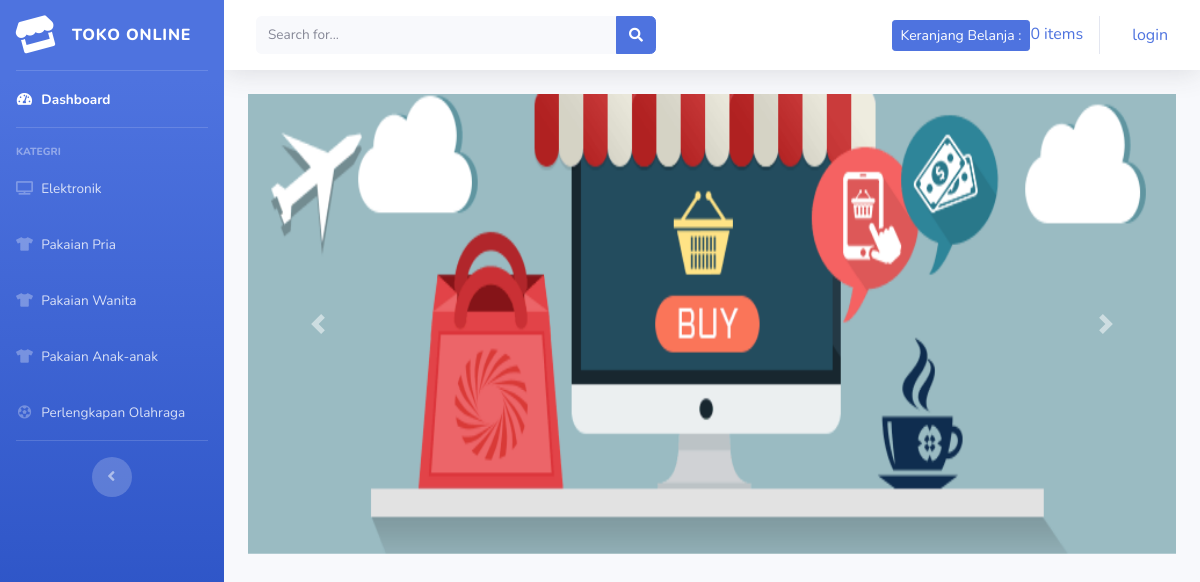
Before: /index.php/kategori/pakaian_wanita with the older database file.
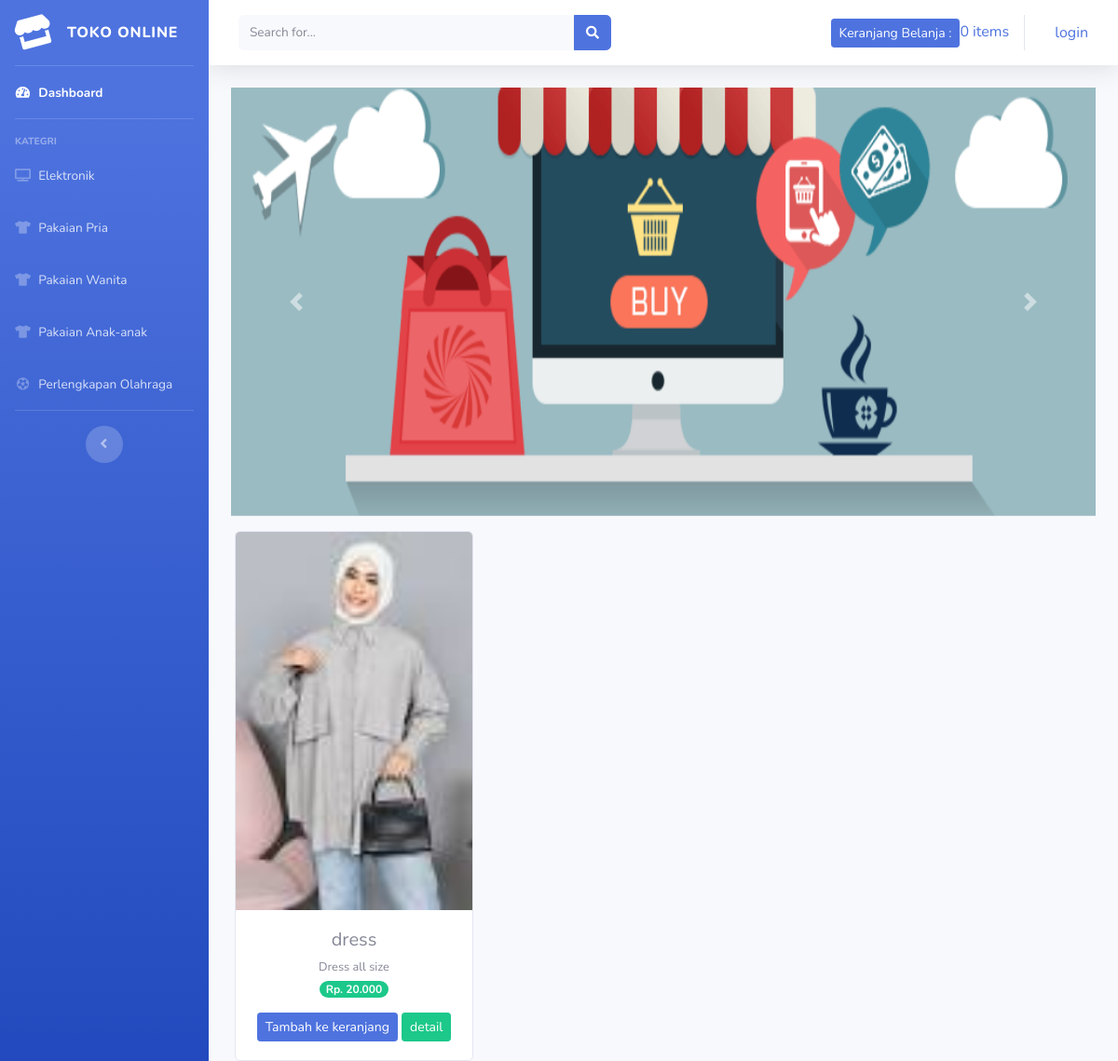
After: the same page with the newer database file.
### tables this page shows
CREATE TABLE `tb_barang` (
  `id_brg` int(11) NOT NULL,
  `nama_brg` varchar(120) NOT NULL,
  `keterangan` varchar(260) NOT NULL,
  `kategori` varchar(60) NOT NULL,
  `harga` int(11) NOT NULL,
  `stok` int(4) NOT NULL,
  `gambar` text NOT NULL
);

### application/controllers/kategori.php (called while the page is built, shortened)
<?php
class Kategori extends CI_Controller{
	public function pakaian_wanita()
	{
		$data['pakaian_wanita'] = $this->model_kategori->data_pakaian_wanita()->result();
		$this->load->view('templates/header');
		$this->load->view('templates/sidebar');
		$this->load->view('pakaian_wanita',$data);
		$this->load->view('templates/footer');
	}
}

### index.php (called while the page is built, shortened)
<?php
require_once BASEPATH.'core/CodeIgniter.php';

### application/models/model_kategori.php (called while the page is built, shortened)
<?php
class Model_kategori extends CI_Model{
	public function data_pakaian_wanita()
	{
		return $this->db->get_where("tb_barang",array('kategori'=> 'pakaian wanita'));
	}
}

### application/views/pakaian_wanita.php (the view, shortened to what this page needs)
<div class="container-fluid">
<div id="carouselExampleControls" class="carousel slide" data-ride="carousel">
  <div class="carousel-inner">
    <div class="carousel-item active">
      <img  class="d-block w-100" src="<?php echo base_url('assets/img/slider1.jpg') ?>" alt="First slide" width="800" height="460">
    </div>
  </div>
  <a class="carousel-control-prev" href="#carouselExampleControls" role="button" data-slide="prev">
    <span class="carousel-control-prev-icon" aria-hidden="true"></span>
  </a>
  <a class="carousel-control-next" href="#carouselExampleControls" role="button" data-slide="next">
    <span class="carousel-control-next-icon" aria-hidden="true"></span>
  </a>
</div>
    <div class="row text-center mt-3" >
    <?php foreach ($pakaian_wanita as $brg ):  ?>
        <div class="card ml-3" style="width: 16rem;">
            <img src="<?php echo base_url().'/uploads/'.$brg->gambar ?>" class="card-img-top" alt="...">
            <div class="card-body">
                <h5 class="card-title mb-1"><?php echo $brg->nama_brg ?></h5>
                <small><?php echo $brg->keterangan ?></small><br>
            <span class="badge badge-pill badge-success mb-3">Rp. <?php echo number_format($brg->harga, 0,',','.')  ?></span>
                <?php echo anchor('dashboard/tambah_ke_keranjang/' .$brg->id_brg, '<div class="btn btn-sm btn-primary">Tambah ke keranjang</div>') ?>
            <?php echo anchor('dashboard/detail/' .$brg->id_brg, '<div class="btn btn-sm btn-success">detail</div>') ?>
            </div>
        </div>
    <?php endforeach; ?>
    </div>
</div>

Changed rows visible on the page:
added tb_barang: gambar (picture), nama_brg "dress", keterangan "Dress all size", harga "20.000", id_brg "Tambah ke keranjang", id_brg "detail"
